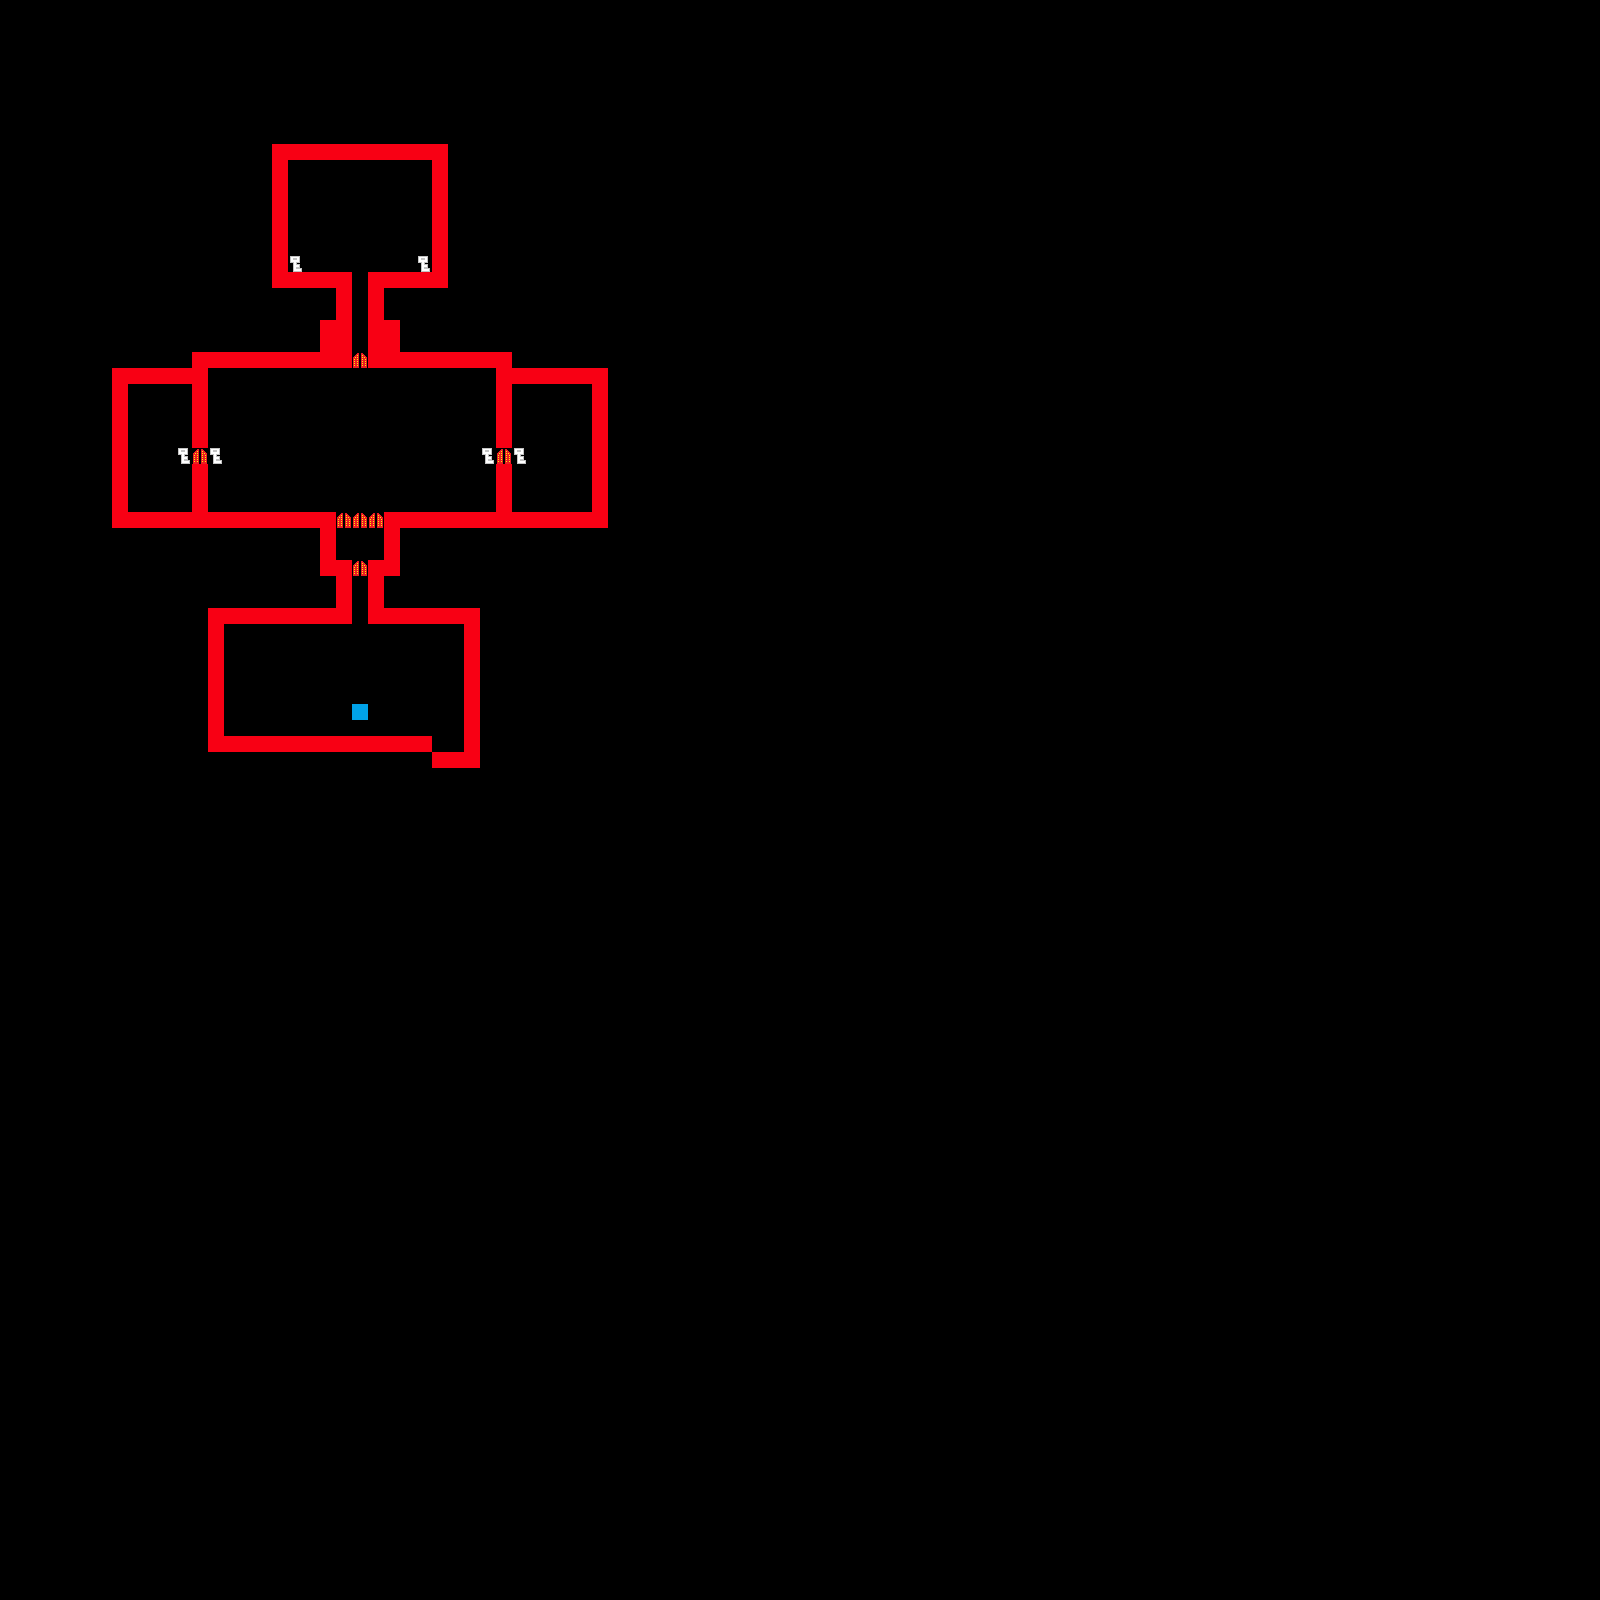

A level layout from a 2D game, rendered from its tile map. Below: a short description, then the map file with tile-grid data replaced by summaries:
An orthogonal 100x100 tile map with 16x16 px tiles, 4 tile layers (tiles, key, door, end), 2 hidden layers not drawn, 5 tilesets.

<map version="1.0" orientation="orthogonal" width="100" height="100" tilewidth="16" tileheight="16">
 <tileset firstgid="1" name="tiles" tilewidth="16" tileheight="16">
  <image source="tiles.png" width="262" height="64" />
 </tileset>
 <tileset firstgid="65" name="collision" tilewidth="16" tileheight="16">
  <image source="collision.png" width="80" height="32" />
  <tile id="0">
   <properties>
    <property name="collide" value="true" />
   </properties>
  </tile>
 </tileset>
 <tileset firstgid="75" name="key" tilewidth="16" tileheight="16">
  <image source="key.png" trans="ff00ff" width="16" height="16" />
  <tile id="0">
   <properties>
    <property name="keyed" value="true" />
   </properties>
  </tile>
 </tileset>
 <tileset firstgid="76" name="door" tilewidth="16" tileheight="16">
  <image source="doors.png" trans="ff00ff" width="64" height="16" />
  <tile id="0">
   <properties>
    <property name="doored" value="true" />
   </properties>
  </tile>
  <tile id="1">
   <properties>
    <property name="doored" value="true" />
   </properties>
  </tile>
  <tile id="2">
   <properties>
    <property name="doored" value="true" />
   </properties>
  </tile>
  <tile id="3">
   <properties>
    <property name="doored" value="true" />
   </properties>
  </tile>
 </tileset>
 <tileset firstgid="80" name="end" tilewidth="16" tileheight="16">
  <image source="flashy.png" trans="ff00ff" width="48" height="16" />
  <tile id="1">
   <properties>
    <property name="ended" value="true" />
   </properties>
  </tile>
 </tileset>
 <layer name="oldkeys" width="100" height="100" visible="0">
  <data>[10000 cells, 0 non-empty, 0 distinct tile ids]</data>
 </layer>
 <layer name="collision" width="100" height="100" visible="0">
  <properties>
   <property name="collide" value="true" />
  </properties>
  <data>[10000 cells, 198 non-empty, 1 distinct tile ids]</data>
 </layer>
 <layer name="tiles" width="100" height="100">
  <data>[10000 cells, 198 non-empty, 2 distinct tile ids]</data>
 </layer>
 <layer name="key" width="100" height="100">
  <data>[10000 cells, 6 non-empty, 1 distinct tile ids]</data>
 </layer>
 <layer name="door" width="100" height="100">
  <data>[10000 cells, 7 non-empty, 1 distinct tile ids]</data>
 </layer>
 <layer name="end" width="100" height="100">
  <data>[10000 cells, 1 non-empty, 1 distinct tile ids]</data>
 </layer>
</map>
